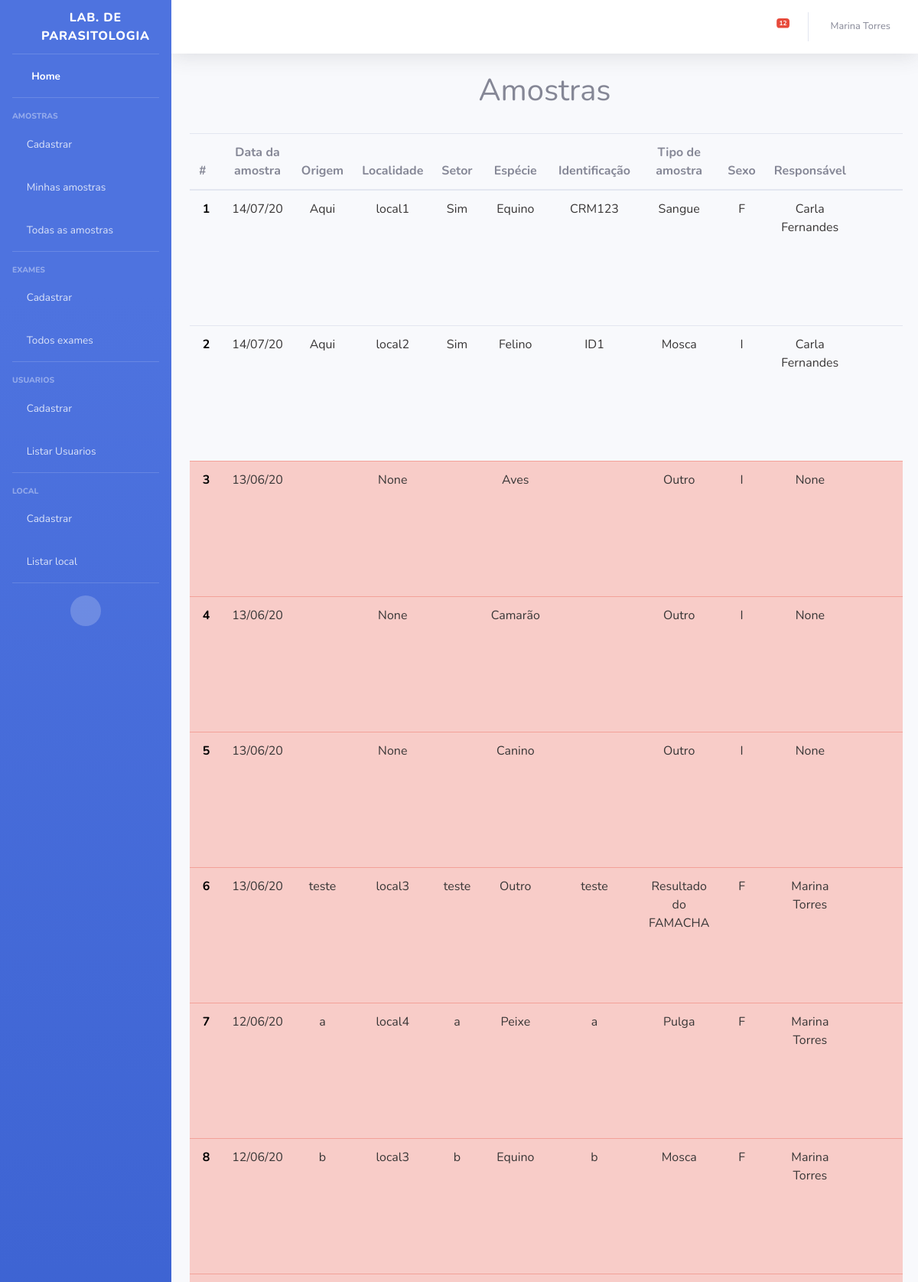
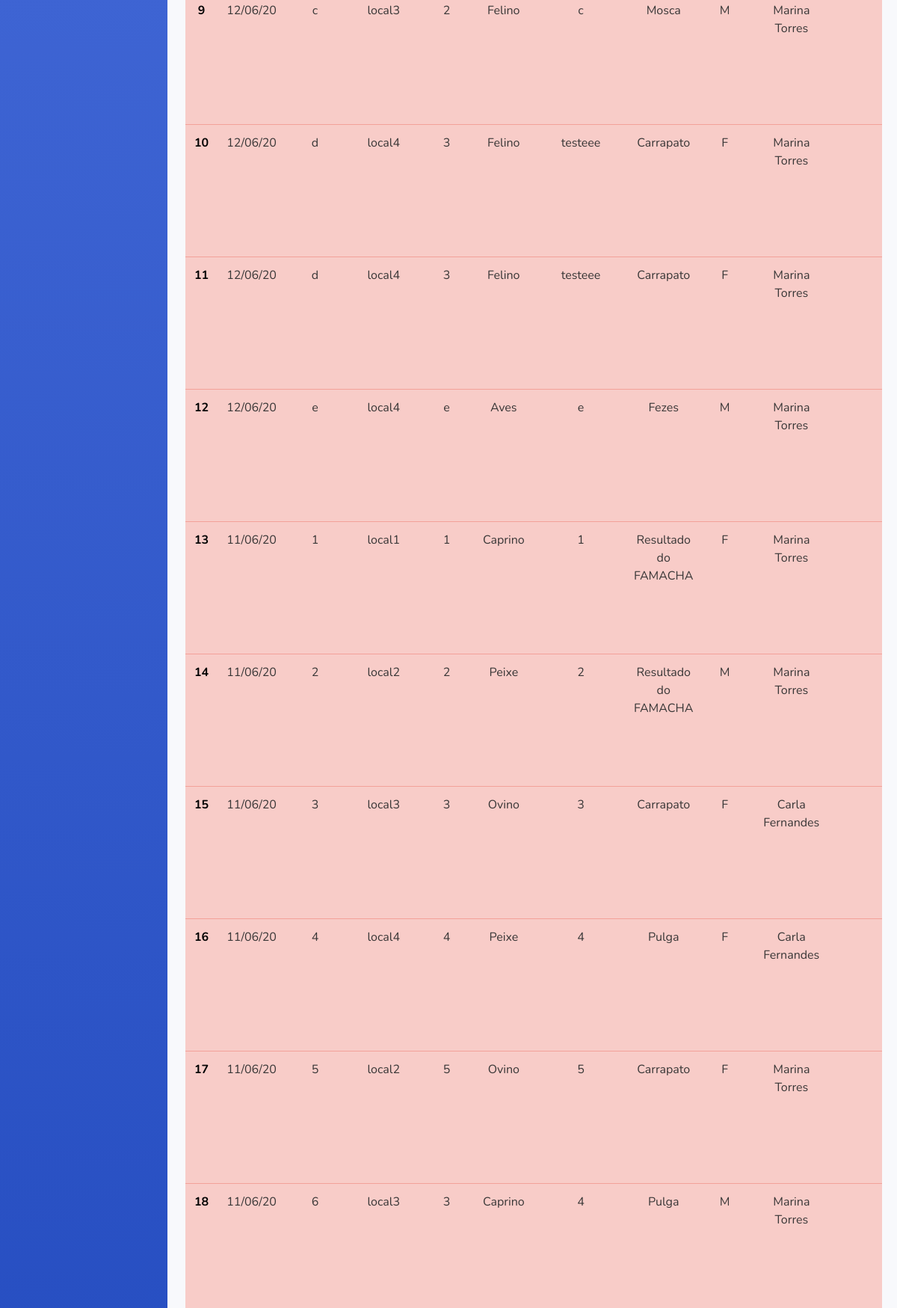
Screenshot of / (signed in, upper part) with the database file from the repository (2 pictures, top to bottom).
### Amostra/models.py (models this page shows, shortened)
class Amostra(models.Model):
    identificacao = models.CharField(max_length=10)
    origem = models.CharField(max_length=200)
    responsavel = models.ForeignKey(User, on_delete=models.CASCADE, null = True, related_name='amostras')
    localidade = models.ForeignKey(Local, on_delete=models.CASCADE, null = True, related_name='local')
    setor = models.CharField(max_length=200)
    data_coleta = models.DateField(default=date.today)
    tipo_amostra = models.CharField(max_length=2, choices=TIPOS_AMOSTRA, default='OU')
    especie_animal = models.CharField(max_length=2, choices=ESPECIES_ANIMAIS,default='OU')
    sexo_animal = models.CharField(max_length=1, choices=SEXO, default='I')
    status = models.BooleanField(default=True)
    exame = models.ManyToManyField(Exame)
    created_at = models.DateField(default=date.today, null=True, blank=True)
    class Meta:
        ordering = ['-data_coleta','origem','localidade','setor','especie_animal','identificacao','tipo_amostra']

### Local/models.py (models this page shows)
class Local(models.Model):
    nome = models.CharField(max_length=200)
    def __str__(self):
        return self.nome

### Amostra/views.py (the view)
# urls.py: path('', views.listar, name='listar'),
@login_required
def listar(request):
    amostras = Amostra.objects.filter(status = True)
    quinze = date.today() - timedelta(days=15)
    dez = date.today() - timedelta(days=10)
    context = {'lista_amostras': amostras, 'titulo': "Amostras", 'amostrasUsuario': False,
               'finalizadas': False, 'paginaRetorno': 'Amostra:listar','quinze':quinze,'dez':dez}
    return render(request, 'Amostra/listar.html', context)

### Amostra/context_processors.py (called while the page is built)
def amostras_pendentes(request):
    if (request.user.is_authenticated):
        amostras = Amostra.objects.filter(
            responsavel=request.user, status=True,
            data_coleta__lte = date.today()- timedelta(days=10))
    else:
        amostras = Amostra.objects.filter(
            status=True,
            data_coleta__lte = date.today()- timedelta(days=10))
    return {
        'amostras_pendentes_count': amostras.count(),
        'amostras_pendentes': amostras.order_by('data_coleta')
    }

### Usuario/models.py (called while the page is built)
    def __str__(self):
        return "{} {}".format(self.first_name, self.last_name)

### templates/Amostra/listar.html (shortened to what this page needs)
{% extends "base.html" %}
{% block arquivos_js_css %}
{% load static %}
{% endblock %}
{% block titulo %}
<h1>{{ titulo }}</h1>
{% endblock %}
{% block content %}
	{% if lista_amostras %}
        <table id="amostraDT" class="table" cellspacing="0" width="100%">
          <thead >
            <th scope="col">#</th>
            <th><center>Data da amostra</center></th>
            <th><center>Origem</center></th>
            <th><center>Localidade</center></th>
            <th><center>Setor</center></th>
            <th><center>Espécie</center></th>
            <th><center>Identificação</center></th>
            <th><center>Tipo de amostra</center></th>
            <th><center>Sexo</center></th>
            <th><center>Responsável</center></th>
            <th></th>
          </thead>
            <tbody>
          {% for amostra in lista_amostras %}
                  {% if amostra.created_at <= dez and amostra.created_at > quinze %}
                  <tr class="table-warning">
                  {% elif amostra.created_at <= quinze %}
                  <tr class="table-danger">
                  {% else %}
                  <tr>
                  {% endif %}
                  <th scope="row"><font color="black"> <center>{{ forloop.counter }}</center></font></th>
                  <td><font color=#383636><center>{{ amostra.data_coleta|date:"d/m/y" }}</center></font></td>
                  <td><font color=#383636><center>{{ amostra.origem }}</center></font></td>
                  <td><font color=#383636><center>{{ amostra.localidade }}</center></font></td>
                  <td><font color=#383636><center>{{ amostra.setor }}</center></font></td>
                  <td><font color=#383636><center>{{ amostra.get_especie_animal_display }}</center></font></td>
                  <td><font color=#383636><center>{{ amostra.identificacao }}</center></font></td>
                  <td><font color=#383636><center>{{ amostra.get_tipo_amostra_display }}</center></font></td>
                  <td><font color=#383636><center>{{ amostra.sexo_animal }}</center></font></td>
                  <td><font color=#383636><center>{{ amostra.responsavel }}</center></font></td>
                  <td>
                      <a href="{% url 'amostra:detalhes' pk=amostra.pk %}" class="btn btn-primary-outline" data-toggle="tooltip" title="Detalhes">
                        <i class="fa fa-search" aria-hidden="true" style="color:#165d08"></i>
                      </a>
                      {% if not finalizadas  %}
                          {% if user.is_superuser or amostrasUsuario or amostra.responsavel.pk == user.pk %}
                                <a href="{% url 'amostra:editar' pk=amostra.pk %}?next={{ request.path }}" class="btn btn-warning-outline"
                                        data-toggle="tooltip" title="Editar">
                                    <i class="fas fa-pencil-alt" style="color:blue"></i>
                                </a>
                                <a href="" class="btn btn-danger-outline" data-toggle="modal" data-target="#fm-modal-grid-{{amostra.pk}}"
                                        data-tt="tooltip" title="Deletar">
                                    <i class="fa fa-trash" aria-hidden="true" style="color:black"></i>
                                </a>
                                <a href="" class="btn btn-danger-outline" data-toggle="modal" data-target="#mudar-status-{{amostra.pk}}"
                                    data-tt="tooltip" title="Finalizar amostra">
                                    <i class="fas fa-times-circle" aria-hidden="true" style="color:red"></i>
                                </a>
                        {% endif %}
                      {% endif %}
                  </td>
              </tr>
          {% endfor %}
          </tbody>
        </table>
      {% else %}
        <p>Não há amostras cadastradas!</p>
      {% endif %}
{% endblock %}

### templates/base.html (shortened to what this page needs)
<!DOCTYPE html>
<html lang="en">
{% load static %}
<head>
  <link href="{% static 'vendor/fontawesome-free/css/all.min.css' %}" rel="stylesheet" type="text/css">
  <link rel="stylesheet" type="text/css" href="{% static 'css/sb-admin-2.css' %}" />
</head>
<body id="page-top">
  <div id="wrapper">
     {% if user.is_authenticated %}
    <ul class="navbar-nav bg-gradient-primary sidebar sidebar-dark accordion" id="accordionSidebar">
      <a class="sidebar-brand d-flex align-items-center justify-content-center" href="index.html">
        <div class="sidebar-brand-icon rotate-n-15">
          <i class="fas fa-microscope"></i>
        </div>
        <div class="sidebar-brand-text mx-3">Lab. de Parasitologia</div>
      </a>
      <hr class="sidebar-divider my-0">
      <li class="nav-item active">
        <a class="nav-link" href="{% url 'amostra:home' %}">
          <i class="fas fa-fw fa-tachometer-alt"></i>
          <span>Home</span></a>
      </li>
      <hr class="sidebar-divider">
      <div class="sidebar-heading">
        Amostras
      </div>
      <li class="nav-item">
        <a class="nav-link collapsed" href="{% url 'amostra:adicionar' %}">
          <i class="fas fa-plus"></i>
          <span>Cadastrar</span>
        </a>
      </li>
      <li class="nav-item">
        <a class="nav-link collapsed" href="#" data-toggle="collapse" data-target="#collapseTwo" aria-expanded="true" aria-controls="collapseTwo">
          <i class="fas fa-vial"></i>
          <span>Minhas amostras</span>
        </a>
      </li>
      <li class="nav-item">
        <a class="nav-link collapsed" href="#" data-toggle="collapse" data-target="#collapseUtilities" aria-expanded="true" aria-controls="collapseUtilities">
          <i class="fas fa-vials"></i>
          <span>Todas as amostras</span>
        </a>
      </li>
      <hr class="sidebar-divider">
      <div class="sidebar-heading">
        Exames
      </div>
      {% if user.is_superuser %}
      <li class="nav-item">
        <a class="nav-link collapsed" href="{% url 'exame:CadastrarExame' %}">
          <i class="fas fa-plus"></i>
          <span>Cadastrar</span>
        </a>
      </li>
      {% endif %}
       <li class="nav-item">
        <a class="nav-link collapsed" href="#" data-toggle="collapse" data-target="#collapseExame" aria-expanded="true" aria-controls="collapseUtilities">
           <i class="fa fa-clipboard-list"></i>
          <span>Todos exames</span>
        </a>
      </li>
      {% if user.is_superuser %}
       <hr class="sidebar-divider">
       <div class="sidebar-heading">
        Usuarios
      </div>
      <li class="nav-item">
        <a class="nav-link collapsed" href="{% url 'usuario:cadastrar' %}">
          <i class="fas fa-plus"></i>
          <span>Cadastrar</span>
        </a>
      </li>
      <li class="nav-item">
        <a class="nav-link collapsed" href="#" data-toggle="collapse" data-target="#collapseUser" aria-expanded="true" aria-controls="collapseUtilities">
          <i class="fas fa-users"></i>
          <span>Listar Usuarios</span>
        </a>
      </li>
       <hr class="sidebar-divider">
      <div class="sidebar-heading">
        Local
      </div>
      <li class="nav-item">
        <a class="nav-link collapsed" href="{% url 'local:cadastrarLocal' %}">
          <i class="fas fa-plus"></i>
          <span>Cadastrar</span>
        </a>
      </li>
      <li class="nav-item">
        <a class="nav-link collapsed" href="{% url 'local:listarLocal' %}">
          <i class="fa fa-clipboard-list"></i>
          <span>Listar local</span>
        </a>
      </li>
      {% endif %}
      <hr class="sidebar-divider d-none d-md-block">
      <div class="text-center d-none d-md-inline">
        <button class="rounded-circle border-0" id="sidebarToggle"></button>
      </div>
    </ul>
    <div id="content-wrapper" class="d-flex flex-column">
      <div id="content">
        <nav class="navbar navbar-expand navbar-light bg-white topbar mb-4 static-top shadow">
          <ul class="navbar-nav ml-auto">
            <li class="nav-item dropdown no-arrow mx-1">
              <a class="nav-link dropdown-toggle" href="#" id="alertsDropdown" role="button" data-toggle="dropdown" aria-haspopup="true" aria-expanded="false">
                <i class="fas fa-bell fa-fw"></i>
                <span class="badge badge-danger badge-counter">{{ amostras_pendentes_count }}</span>
              </a>
            </li>
            <li class="nav-item dropdown no-arrow">
              <a class="nav-link dropdown-toggle" href="#" id="userDropdown" role="button" data-toggle="dropdown" aria-haspopup="true" aria-expanded="false">
                <span class="mr-2 d-none d-lg-inline text-gray-600 small">{{user.first_name}} {{user.last_name}}</span>
              </a>
            </li>
          </ul>
        </nav>
        {% endif %}
        <div class="container-fluid">
          <div class="d-sm-flex align-items-center justify-content-between mb-4">
            <h1 class="h3 mb-0 text-gray-800">
              {% block titulo %}
              {% endblock %}
            </h1>
          </div>
          {% block content %}{% endblock %}
        </div>
      </div>
    </div>
  </div>
</body>
</html>

### rows the page displays
Amostra: data_coleta "14/07/20", origem "Aqui", localidade "local1", setor "Sim", especie_animal "Equino", identificacao "CRM123", tipo_amostra "Sangue", sexo_animal "F", responsavel "Carla Fernandes"
Amostra: data_coleta "14/07/20", origem "Aqui", localidade "local2", setor "Sim", especie_animal "Felino", identificacao "ID1", tipo_amostra "Mosca", sexo_animal "I", responsavel "Carla Fernandes"
Amostra: data_coleta "13/06/20", localidade "None", especie_animal "Aves", tipo_amostra "Outro", sexo_animal "I", responsavel "None"
Amostra: data_coleta "13/06/20", localidade "None", especie_animal "Camarão", tipo_amostra "Outro", sexo_animal "I", responsavel "None"
Amostra: data_coleta "13/06/20", localidade "None", especie_animal "Canino", tipo_amostra "Outro", sexo_animal "I", responsavel "None"
Amostra: data_coleta "13/06/20", origem "teste", localidade "local3", setor "teste", especie_animal "Outro", identificacao "teste", tipo_amostra "Resultado do FAMACHA", sexo_animal "F", responsavel "Marina Torres"
Amostra: data_coleta "12/06/20", origem "a", localidade "local4", setor "a", especie_animal "Peixe", identificacao "a", tipo_amostra "Pulga", sexo_animal "F", responsavel "Marina Torres"
Amostra: data_coleta "12/06/20", origem "b", localidade "local3", setor "b", especie_animal "Equino", identificacao "b", tipo_amostra "Mosca", sexo_animal "F", responsavel "Marina Torres"
Amostra: data_coleta "12/06/20", origem "c", localidade "local3", setor "2", especie_animal "Felino", identificacao "c", tipo_amostra "Mosca", sexo_animal "M", responsavel "Marina Torres"
Amostra: data_coleta "12/06/20", origem "d", localidade "local4", setor "3", especie_animal "Felino", identificacao "testeee", tipo_amostra "Carrapato", sexo_animal "F", responsavel "Marina Torres"
Amostra: data_coleta "12/06/20", origem "d", localidade "local4", setor "3", especie_animal "Felino", identificacao "testeee", tipo_amostra "Carrapato", sexo_animal "F", responsavel "Marina Torres"
Amostra: data_coleta "12/06/20", origem "e", localidade "local4", setor "e", especie_animal "Aves", identificacao "e", tipo_amostra "Fezes", sexo_animal "M", responsavel "Marina Torres"
Amostra: data_coleta "11/06/20", origem "1", localidade "local1", setor "1", especie_animal "Caprino", identificacao "1", tipo_amostra "Resultado do FAMACHA", sexo_animal "F", responsavel "Marina Torres"
Amostra: data_coleta "11/06/20", origem "2", localidade "local2", setor "2", especie_animal "Peixe", identificacao "2", tipo_amostra "Resultado do FAMACHA", sexo_animal "M", responsavel "Marina Torres"
Amostra: data_coleta "11/06/20", origem "3", localidade "local3", setor "3", especie_animal "Ovino", identificacao "3", tipo_amostra "Carrapato", sexo_animal "F", responsavel "Carla Fernandes"
Amostra: data_coleta "11/06/20", origem "4", localidade "local4", setor "4", especie_animal "Peixe", identificacao "4", tipo_amostra "Pulga", sexo_animal "F", responsavel "Carla Fernandes"
Amostra: data_coleta "11/06/20", origem "5", localidade "local2", setor "5", especie_animal "Ovino", identificacao "5", tipo_amostra "Carrapato", sexo_animal "F", responsavel "Marina Torres"
Amostra: data_coleta "11/06/20", origem "6", localidade "local3", setor "3", especie_animal "Caprino", identificacao "4", tipo_amostra "Pulga", sexo_animal "M", responsavel "Marina Torres"

### other values shown
{{ amostras_pendentes_count }} "12"
{{ user.first_name }} "Marina"
{{ user.last_name }} "Torres"
{{ titulo }} "Amostras"
